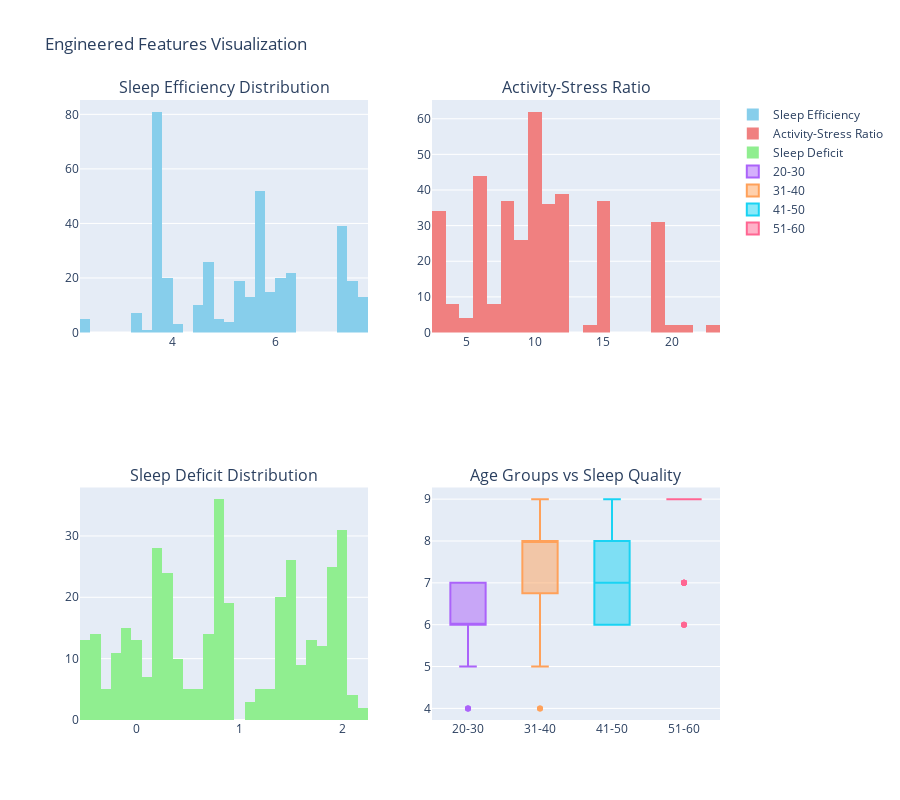

Notebook cell for this chart:
### Code cell
# ============================================================================
# CELL 21: [CODE] - Visualize Engineered Features
# ============================================================================

print("="*80)
print("VISUALIZING ENGINEERED FEATURES")
print("="*80)

fig = make_subplots(
    rows=2, cols=2,
    subplot_titles=('Sleep Efficiency Distribution', 'Activity-Stress Ratio',
                   'Sleep Deficit Distribution', 'Age Groups vs Sleep Quality'),
    specs=[[{'type': 'histogram'}, {'type': 'histogram'}],
           [{'type': 'histogram'}, {'type': 'box'}]]
)

# Sleep Efficiency
fig.add_trace(
    go.Histogram(x=df_encoded['Sleep_Efficiency'], name='Sleep Efficiency',
                marker_color='skyblue', nbinsx=30),
    row=1, col=1
)

# Activity-Stress Ratio
fig.add_trace(
    go.Histogram(x=df_encoded['Activity_Stress_Ratio'], name='Activity-Stress Ratio',
                marker_color='lightcoral', nbinsx=30),
    row=1, col=2
)

# Sleep Deficit
fig.add_trace(
    go.Histogram(x=df_encoded['Sleep_Deficit'], name='Sleep Deficit',
                marker_color='lightgreen', nbinsx=30),
    row=2, col=1
)

# Age Groups vs Sleep Quality
for age_group in df_encoded['Age_Group'].cat.categories:
    fig.add_trace(
        go.Box(y=df_encoded[df_encoded['Age_Group']==age_group]['Quality of Sleep'],
              name=age_group),
        row=2, col=2
    )

fig.update_layout(height=800, showlegend=True, title_text="Engineered Features Visualization")
fig.show()

print("\n✓ Engineered features visualized successfully")

### Figure 1 — Plotly figure (JSON) as saved in the notebook; plotly's stock layout.template omitted (floating-point values rounded to 4 significant figures; data arrays with more than 128 entries replaced by an {"elided": "..."} marker saying what was removed)
{"data": [{"marker": {"color": "skyblue"}, "name": "Sleep Efficiency", "nbinsx": 30, "type": "histogram", "x": {"elided": "374 float values"}, "xaxis": "x", "yaxis": "y"}, {"marker": {"color": "lightcoral"}, "name": "Activity-Stress Ratio", "nbinsx": 30, "type": "histogram", "x": {"elided": "374 float values"}, "xaxis": "x2", "yaxis": "y2"}, {"marker": {"color": "lightgreen"}, "name": "Sleep Deficit", "nbinsx": 30, "type": "histogram", "x": {"elided": "374 float values"}, "xaxis": "x3", "yaxis": "y3"}, {"name": "20-30", "type": "box", "xaxis": "x4", "y": [6, 6, 6, 4, 4, 4, 6, 7, 7, 7, 6, 7, 6, 6, 6, 6, 5, 6, 5, 7, 7, 7, 7, 7, 7, 7, 7, 7, 7, 7, 5, 5], "yaxis": "y4"}, {"name": "31-40", "type": "box", "xaxis": "x4", "y": {"elided": "133 int values"}, "yaxis": "y4"}, {"name": "41-50", "type": "box", "xaxis": "x4", "y": {"elided": "133 int values"}, "yaxis": "y4"}, {"name": "51-60", "type": "box", "xaxis": "x4", "y": [9, 9, 9, 9, 7, 6, 6, 6, 7, 7, 7, 7, 7, 7, 9, 9, 9, 9, 9, 9, 9, 9, 9, 9, 9, 9, 9, 9, 9, 9, 9, 9, 9, 9, 9, 9, 9, 9, 9, 9, 9, 9, 9, 9, 9, 9, 9, 9, 9, 9, 9, 9, 9, 9, 9, 9, 9, 9, 9, 9, 9, 9, 9, 9, 9, 9, 9, 9, 9, 9, 9, 9, 9, 9, 9, 9], "yaxis": "y4"}, {"name": "60+", "type": "box", "xaxis": "x4", "y": [], "yaxis": "y4"}], "layout": {"annotations": [{"font": {"size": 16}, "showarrow": false, "text": "Sleep Efficiency Distribution", "x": 0.225, "xanchor": "center", "xref": "paper", "y": 1, "yanchor": "bottom", "yref": "paper"}, {"font": {"size": 16}, "showarrow": false, "text": "Activity-Stress Ratio", "x": 0.775, "xanchor": "center", "xref": "paper", "y": 1, "yanchor": "bottom", "yref": "paper"}, {"font": {"size": 16}, "showarrow": false, "text": "Sleep Deficit Distribution", "x": 0.225, "xanchor": "center", "xref": "paper", "y": 0.375, "yanchor": "bottom", "yref": "paper"}, {"font": {"size": 16}, "showarrow": false, "text": "Age Groups vs Sleep Quality", "x": 0.775, "xanchor": "center", "xref": "paper", "y": 0.375, "yanchor": "bottom", "yref": "paper"}], "height": 800, "showlegend": true, "title": {"text": "Engineered Features Visualization"}, "xaxis": {"anchor": "y", "domain": [0, 0.45]}, "xaxis2": {"anchor": "y2", "domain": [0.55, 1]}, "xaxis3": {"anchor": "y3", "domain": [0, 0.45]}, "xaxis4": {"anchor": "y4", "domain": [0.55, 1]}, "yaxis": {"anchor": "x", "domain": [0.625, 1]}, "yaxis2": {"anchor": "x2", "domain": [0.625, 1]}, "yaxis3": {"anchor": "x3", "domain": [0, 0.375]}, "yaxis4": {"anchor": "x4", "domain": [0, 0.375]}}}
